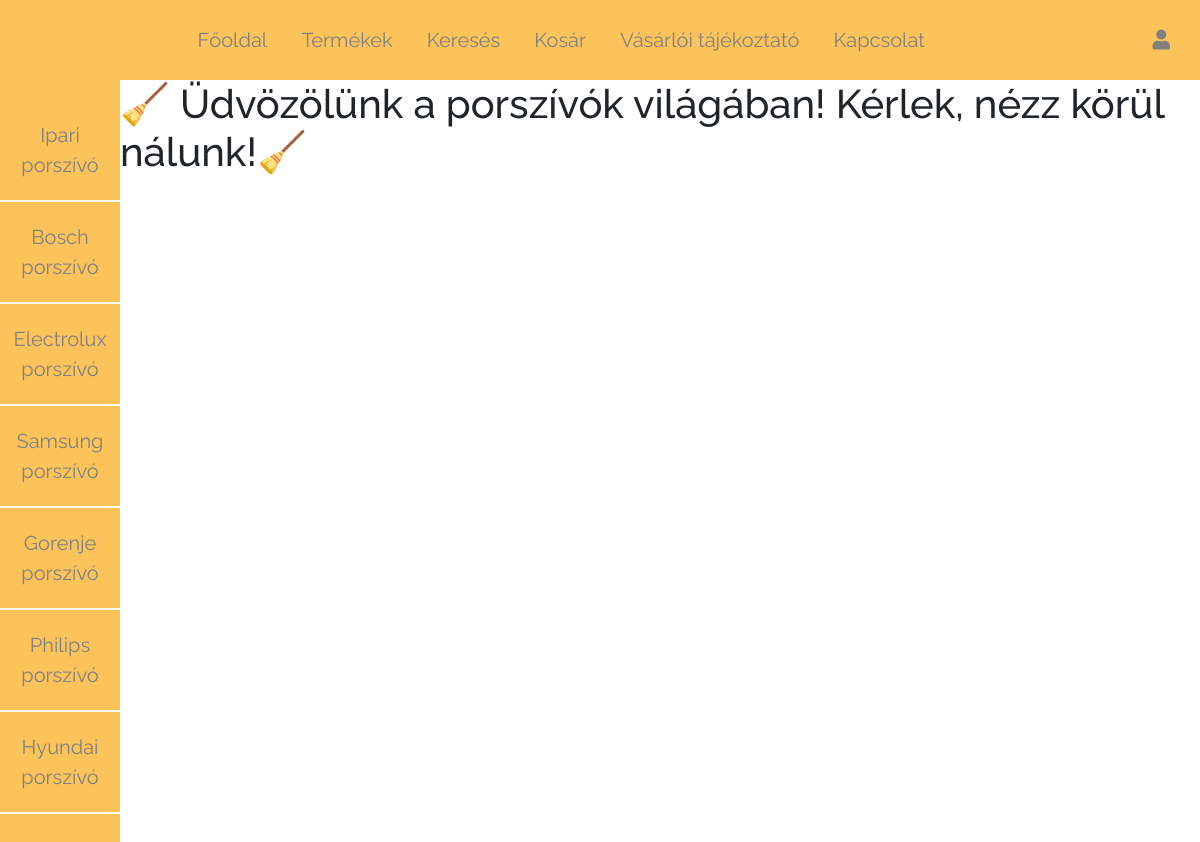
The page / on the database its author committed.
### tables this page shows
CREATE TABLE `kategoriak` (
  `id` int(2) NOT NULL,
  `katnev` varchar(255) NOT NULL,
  `katsorrend` int(2) NOT NULL
);

### kategoria.php (the view)
<?php
    $con = mysqli_connect(host,user,pwd,dbname);
    mysqli_query($con, "SET NAMES utf8");
    $sql = "SELECT * FROM kategoriak ORDER BY katsorrend ASC";
    $result = mysqli_query($con, $sql);
    while($row = mysqli_fetch_array($result)){
        $id = $row["id"];
        $katnev = $row["katnev"];
        echo "
        <div class='katlista'>
            <a href='termekek.php?katid=".$id."'>
                ".$katnev."
            </a>
        </div>
        ";
    }

### css/style.css (style rules this page uses)
html,body { margin: 0; padding: 0; height: 100%; }
body { font-family: 'Raleway', sans-serif; font-size: 16px; }
.katlista { padding: 20px 10px; border-bottom: 2px solid white; }
.katlista a { text-decoration: none; color: grey; font-size: 20px; }

### rows shown on the page
kategoriak: katnev "Ipari porszívó"
kategoriak: katnev "Bosch porszívó"
kategoriak: katnev "Electrolux porszívó"
kategoriak: katnev "Samsung porszívó"
kategoriak: katnev "Gorenje porszívó"
kategoriak: katnev "Philips porszívó"
kategoriak: katnev "Hyundai porszívó"
